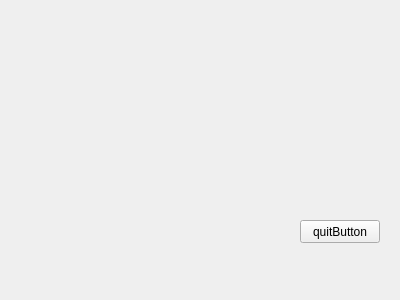
<?xml version="1.0" encoding="UTF-8"?>
<ui version="4.0">
 <class>test</class>
 <widget class="QWidget" name="test">
  <property name="geometry">
   <rect>
    <x>0</x>
    <y>0</y>
    <width>400</width>
    <height>300</height>
   </rect>
  </property>
  <property name="windowTitle">
   <string>Form</string>
  </property>
  <widget class="QPushButton" name="qiutButton">
   <property name="geometry">
    <rect>
     <x>300</x>
     <y>220</y>
     <width>80</width>
     <height>23</height>
    </rect>
   </property>
   <property name="text">
    <string>quitButton</string>
   </property>
  </widget>
 </widget>
 <resources/>
 <connections>
  <connection>
   <sender>qiutButton</sender>
   <signal>clicked()</signal>
   <receiver>test</receiver>
   <slot>close()</slot>
   <hints>
    <hint type="sourcelabel">
     <x>339</x>
     <y>231</y>
    </hint>
    <hint type="destinationlabel">
     <x>199</x>
     <y>149</y>
    </hint>
   </hints>
  </connection>
 </connections>
</ui>
